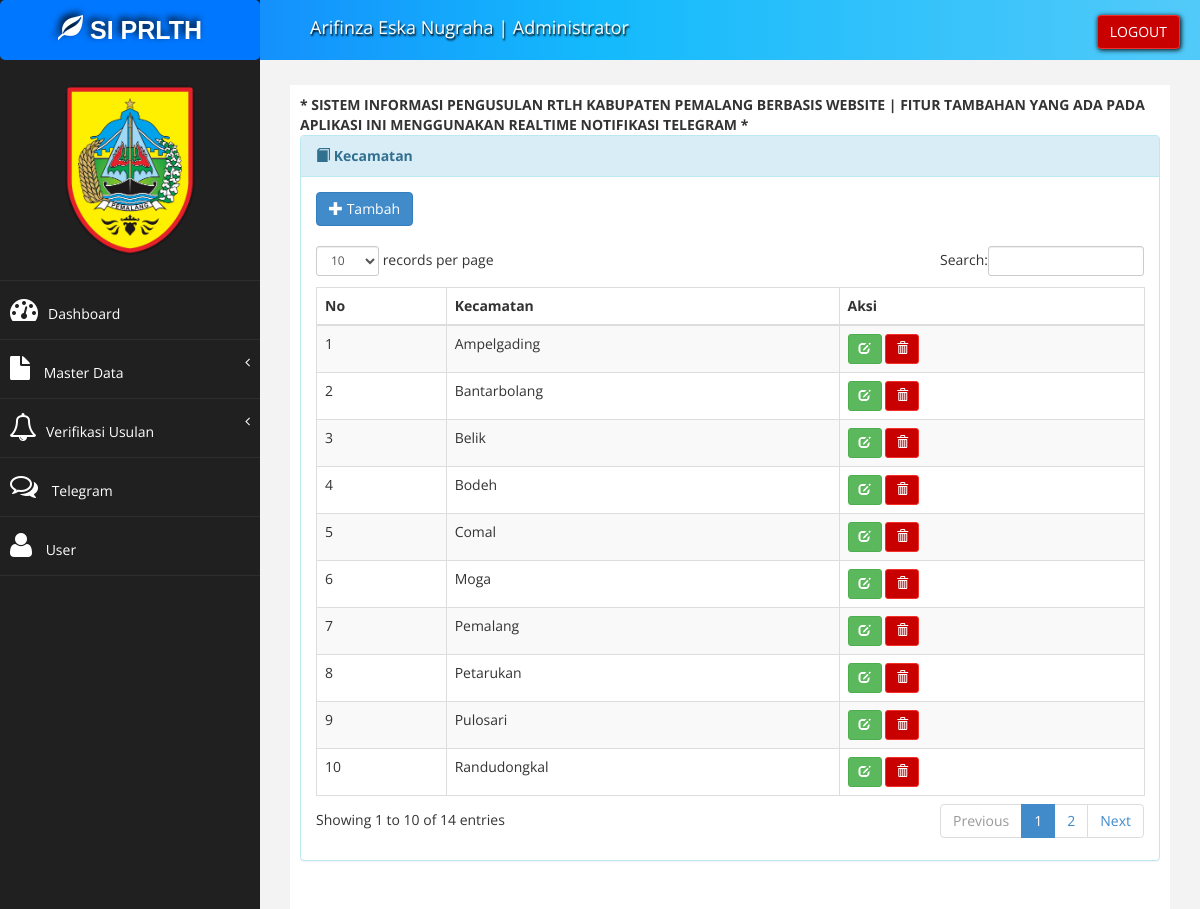
The page /index?page=jenis_view (signed in) on the database its author committed.
### tables this page shows
CREATE TABLE `tb_kecamatan` (
  `id_kecamatan` int(11) NOT NULL,
  `kecamatan` varchar(30) NOT NULL
);

### admin/kecamatan/jenis_tampil.php (the view)
<div class="panel panel-info">
  <div class="panel-heading">
    <i class="glyphicon glyphicon-book"></i>
    <b>Kecamatan</b>
  </div>
  <div class="panel-body">
    <div class="table-responsive">
      <table class="table table-striped table-bordered table-hover" id="dataTables-example">
        <thead>
          <tr>
            <th>No</th>
            <th>Kecamatan</th>
            <th>Aksi</th>
          </tr>
        </thead>
        <tbody>
          <?php
          $no = 1;
          $sql = $koneksi->query("select * from tb_kecamatan");
          while ($data = $sql->fetch_assoc()) {
          ?>
            <tr>
              <td>
                <?php echo $no++; ?>
              </td>
              <td>
                <?php echo $data['kecamatan']; ?>
              </td>
              <td>
                <a href="?page=jenis_ubah&kode=<?php echo $data['id_kecamatan']; ?>" title="Ubah" class="btn btn-success btn-sm">
                  <i class="glyphicon glyphicon-edit"></i>
                </a>
                <a href="?page=jenis_hapus&kode=<?php echo $data['id_kecamatan']; ?>" onclick="return confirm('Apakah anda yakin hapus kecamatan ini ?')" title="Hapus" class="btn btn-danger btn-sm">
                  <i class="glyphicon glyphicon-trash"></i>
              </td>
            </tr>
          <?php
          }
          ?>
          <a href="?page=jenis_tambah" class="btn btn-primary">
            <i class="glyphicon glyphicon-plus"></i> Tambah</a>
          <br>
          <br>
        </tbody>
    </div>
  </div>
</div>

### assets/css/style.css (style rules this page uses)
body { font-family: "Open Sans", sans-serif; }

### rows shown on the page
tb_kecamatan: kecamatan "Ampelgading"
tb_kecamatan: kecamatan "Bantarbolang"
tb_kecamatan: kecamatan "Belik"
tb_kecamatan: kecamatan "Bodeh"
tb_kecamatan: kecamatan "Comal"
tb_kecamatan: kecamatan "Moga"
tb_kecamatan: kecamatan "Pemalang"
tb_kecamatan: kecamatan "Petarukan"
tb_kecamatan: kecamatan "Pulosari"
tb_kecamatan: kecamatan "Randudongkal"

### other values the page prints
$data_nama "Arifinza Eska Nugraha"
$data_level "Administrator"
